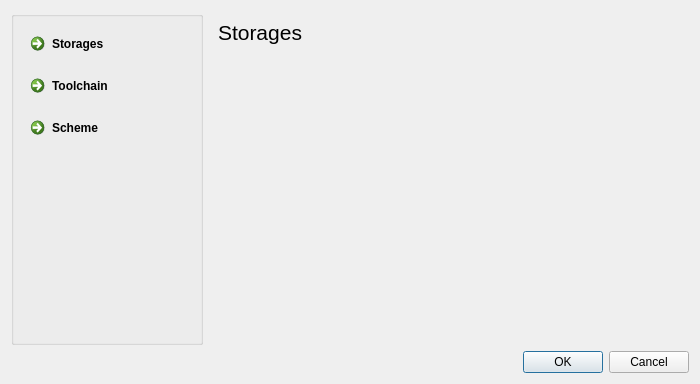
<?xml version="1.0" encoding="UTF-8"?>
<ui version="4.0">
 <class>SettingsEditor</class>
 <widget class="QDialog" name="SettingsEditor">
  <property name="geometry">
   <rect>
    <x>0</x>
    <y>0</y>
    <width>700</width>
    <height>384</height>
   </rect>
  </property>
  <property name="windowTitle">
   <string>Dialog</string>
  </property>
  <layout class="QVBoxLayout" name="verticalLayout_5">
   <item>
    <layout class="QHBoxLayout" name="horizontalLayout">
     <item>
      <widget class="QGroupBox" name="groupQuickLinks">
       <property name="sizePolicy">
        <sizepolicy hsizetype="Preferred" vsizetype="Preferred">
         <horstretch>0</horstretch>
         <verstretch>0</verstretch>
        </sizepolicy>
       </property>
       <property name="title">
        <string/>
       </property>
       <layout class="QVBoxLayout" name="verticalLayout">
        <item>
         <widget class="QCommandLinkButton" name="LinkStoragePage">
          <property name="sizePolicy">
           <sizepolicy hsizetype="Preferred" vsizetype="Preferred">
            <horstretch>0</horstretch>
            <verstretch>0</verstretch>
           </sizepolicy>
          </property>
          <property name="text">
           <string>Storages</string>
          </property>
         </widget>
        </item>
        <item>
         <widget class="QCommandLinkButton" name="LinkToolChainPage">
          <property name="sizePolicy">
           <sizepolicy hsizetype="Preferred" vsizetype="Preferred">
            <horstretch>0</horstretch>
            <verstretch>0</verstretch>
           </sizepolicy>
          </property>
          <property name="text">
           <string>Toolchain</string>
          </property>
         </widget>
        </item>
        <item>
         <widget class="QCommandLinkButton" name="LinkSchemePage">
          <property name="sizePolicy">
           <sizepolicy hsizetype="Preferred" vsizetype="Preferred">
            <horstretch>0</horstretch>
            <verstretch>0</verstretch>
           </sizepolicy>
          </property>
          <property name="text">
           <string>Scheme</string>
          </property>
         </widget>
        </item>
        <item>
         <spacer name="verticalSpacer_2">
          <property name="orientation">
           <enum>Qt::Vertical</enum>
          </property>
          <property name="sizeHint" stdset="0">
           <size>
            <width>20</width>
            <height>40</height>
           </size>
          </property>
         </spacer>
        </item>
       </layout>
      </widget>
     </item>
     <item>
      <widget class="QStackedWidget" name="stackedWidget">
       <property name="currentIndex">
        <number>0</number>
       </property>
       <widget class="QWidget" name="StoragesPage">
        <layout class="QVBoxLayout" name="verticalLayout_6">
         <item>
          <widget class="QLabel" name="label_8">
           <property name="sizePolicy">
            <sizepolicy hsizetype="Preferred" vsizetype="Fixed">
             <horstretch>0</horstretch>
             <verstretch>0</verstretch>
            </sizepolicy>
           </property>
           <property name="font">
            <font>
             <pointsize>16</pointsize>
            </font>
           </property>
           <property name="text">
            <string>Storages</string>
           </property>
          </widget>
         </item>
         <item>
          <widget class="StorageFrame" name="StorageWidget" native="true"/>
         </item>
        </layout>
       </widget>
       <widget class="QWidget" name="ToolChainPage">
        <layout class="QVBoxLayout" name="verticalLayout_7">
         <item>
          <widget class="QLabel" name="label_9">
           <property name="sizePolicy">
            <sizepolicy hsizetype="Preferred" vsizetype="Fixed">
             <horstretch>0</horstretch>
             <verstretch>0</verstretch>
            </sizepolicy>
           </property>
           <property name="font">
            <font>
             <pointsize>16</pointsize>
            </font>
           </property>
           <property name="text">
            <string>Toolchain</string>
           </property>
          </widget>
         </item>
         <item>
          <widget class="ToolChainFrame" name="ToolChainWidget" native="true"/>
         </item>
        </layout>
       </widget>
       <widget class="QWidget" name="SchemePage">
        <layout class="QVBoxLayout" name="verticalLayout_4">
         <item>
          <widget class="QLabel" name="label_15">
           <property name="sizePolicy">
            <sizepolicy hsizetype="Preferred" vsizetype="Fixed">
             <horstretch>0</horstretch>
             <verstretch>0</verstretch>
            </sizepolicy>
           </property>
           <property name="font">
            <font>
             <pointsize>16</pointsize>
            </font>
           </property>
           <property name="text">
            <string>Scheme</string>
           </property>
          </widget>
         </item>
         <item>
          <widget class="SchemeFrame" name="SchemeWidget" native="true"/>
         </item>
        </layout>
       </widget>
      </widget>
     </item>
    </layout>
   </item>
   <item>
    <widget class="QDialogButtonBox" name="buttonBox">
     <property name="orientation">
      <enum>Qt::Horizontal</enum>
     </property>
     <property name="standardButtons">
      <set>QDialogButtonBox::Cancel|QDialogButtonBox::Ok</set>
     </property>
    </widget>
   </item>
  </layout>
 </widget>
 <customwidgets>
  <customwidget>
   <class>StorageFrame</class>
   <extends>QWidget</extends>
   <header>StorageFrame.h</header>
   <container>1</container>
  </customwidget>
  <customwidget>
   <class>ToolChainFrame</class>
   <extends>QWidget</extends>
   <header>ToolChainFrame.h</header>
   <container>1</container>
  </customwidget>
  <customwidget>
   <class>SchemeFrame</class>
   <extends>QWidget</extends>
   <header>SchemeFrame.h</header>
   <container>1</container>
  </customwidget>
 </customwidgets>
 <resources/>
 <connections>
  <connection>
   <sender>buttonBox</sender>
   <signal>accepted()</signal>
   <receiver>SettingsEditor</receiver>
   <slot>accept()</slot>
   <hints>
    <hint type="sourcelabel">
     <x>248</x>
     <y>254</y>
    </hint>
    <hint type="destinationlabel">
     <x>157</x>
     <y>274</y>
    </hint>
   </hints>
  </connection>
  <connection>
   <sender>buttonBox</sender>
   <signal>rejected()</signal>
   <receiver>SettingsEditor</receiver>
   <slot>reject()</slot>
   <hints>
    <hint type="sourcelabel">
     <x>316</x>
     <y>260</y>
    </hint>
    <hint type="destinationlabel">
     <x>286</x>
     <y>274</y>
    </hint>
   </hints>
  </connection>
 </connections>
</ui>
